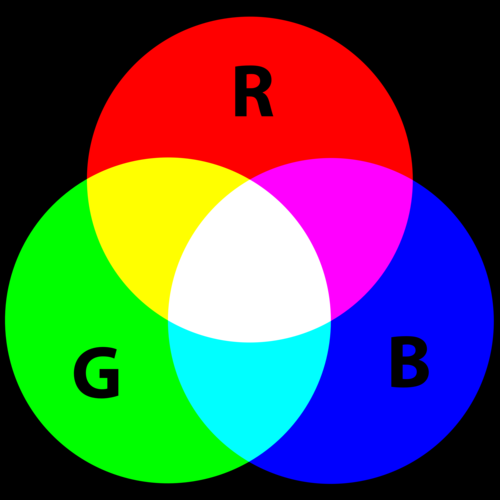
#> input picture practice_2/rgb.png, 500 x 500 px
$ jupyter execute solutions.ipynb
#> lines starting #> are read from the running program, lines starting #| are printed output that depends on the picture; after the words box and inside, x2 and y2 are one past the last pixel; in counts of white or black regions, pixels touching at a corner belong together
[cell 1]
import numpy as np
import matplotlib.pyplot as plt
import cv2

Problem 1

[cell 2]
def onChangeCallback(x):
    pass

cv2.namedWindow('input')
cv2.moveWindow('input', 0, 20)

cv2.namedWindow('trackbars')
cv2.moveWindow('trackbars', 1000, 20)

cv2.namedWindow('mask')
cv2.moveWindow('mask', 500, 20)

cv2.namedWindow('output')
cv2.moveWindow('output', 500, 20)

cv2.createTrackbar('min H', 'trackbars', 0, 255, onChangeCallback)
cv2.createTrackbar('max H', 'trackbars', 0, 255, onChangeCallback)
cv2.createTrackbar('min S', 'trackbars', 0, 255, onChangeCallback)
cv2.createTrackbar('max S', 'trackbars', 0, 255, onChangeCallback)
cv2.createTrackbar('min V', 'trackbars', 0, 255, onChangeCallback)
cv2.createTrackbar('max V', 'trackbars', 0, 255, onChangeCallback)

input = cv2.imread('rgb.png', cv2.IMREAD_COLOR)
#> input is the input picture: shape (500, 500, 3); mean B, G, R 83.7, 83.7, 83.7
hsv = cv2.cvtColor(input, cv2.COLOR_BGR2HSV)
#> hsv: shape (500, 500, 3); mean H, S, V 41.3, 153.4, 170.4

while True:
    hMin = cv2.getTrackbarPos('min H', 'trackbars')
    hMax = cv2.getTrackbarPos('max H', 'trackbars')
    sMin = cv2.getTrackbarPos('min S', 'trackbars')
    sMax = cv2.getTrackbarPos('max S', 'trackbars')
    vMin = cv2.getTrackbarPos('min V', 'trackbars')
    vMax = cv2.getTrackbarPos('max V', 'trackbars')

    lowerBoundaries = np.array([hMin, sMin, vMin])
    upperBoundaries = np.array([hMax, sMax, vMax])

    mask = cv2.inRange(hsv, lowerBoundaries, upperBoundaries)
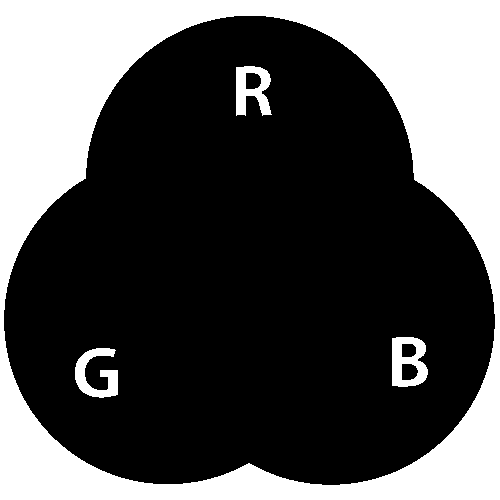
#> mask: shape (500, 500); 32.4% white; 4 white regions, box (x1, y1, x2, y2) and area: (0, 0, 500, 500) 77546, (392, 337, 428, 387) 1185, (236, 66, 272, 116) 1091, (75, 348, 118, 398) 1087

    output = cv2.bitwise_and(input, input, mask = mask)
#> output: shape (500, 500, 3); every value is 0

    cv2.imshow('input', input)
    cv2.imshow('mask', mask)
    cv2.imshow('output', output)

    key = cv2.waitKey(1) & 0xFF
#> (key Esc is pressed here)
    if key == 27:

        break

cv2.destroyAllWindows()

Problem 2

[cell 3]
input = cv2.imread('gray.jpg', cv2.IMREAD_GRAYSCALE)
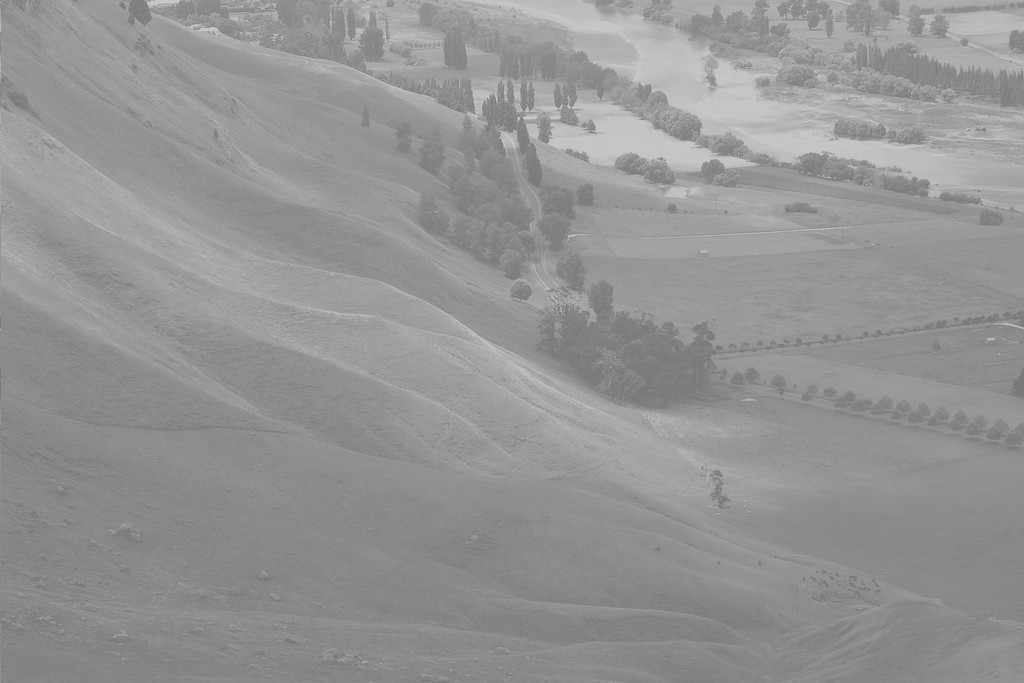
#> input picture practice_2/gray.jpg, 1024 x 683 px
#> input is the input picture: shape (683, 1024); min 114, max 208, mean 148
input_equalized = cv2.imread('gray_equalized.jpg', cv2.IMREAD_GRAYSCALE)
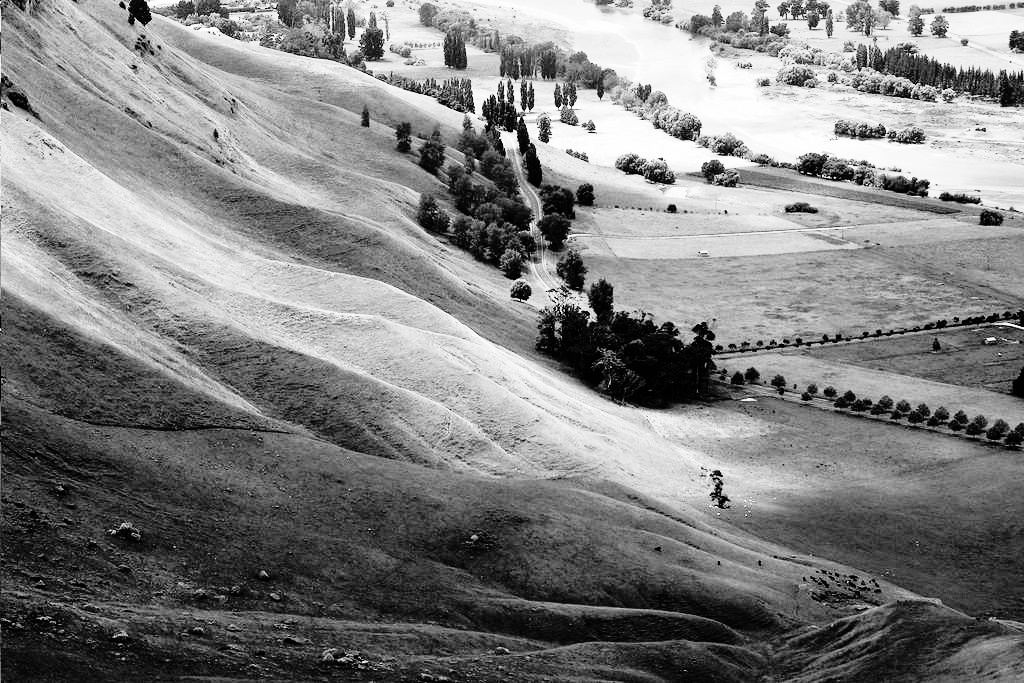
#> input picture practice_2/gray_equalized.jpg, 1024 x 683 px
#> input_equalized is the input picture: shape (683, 1024); min 0, max 255, mean 127.4
output = 255 - input
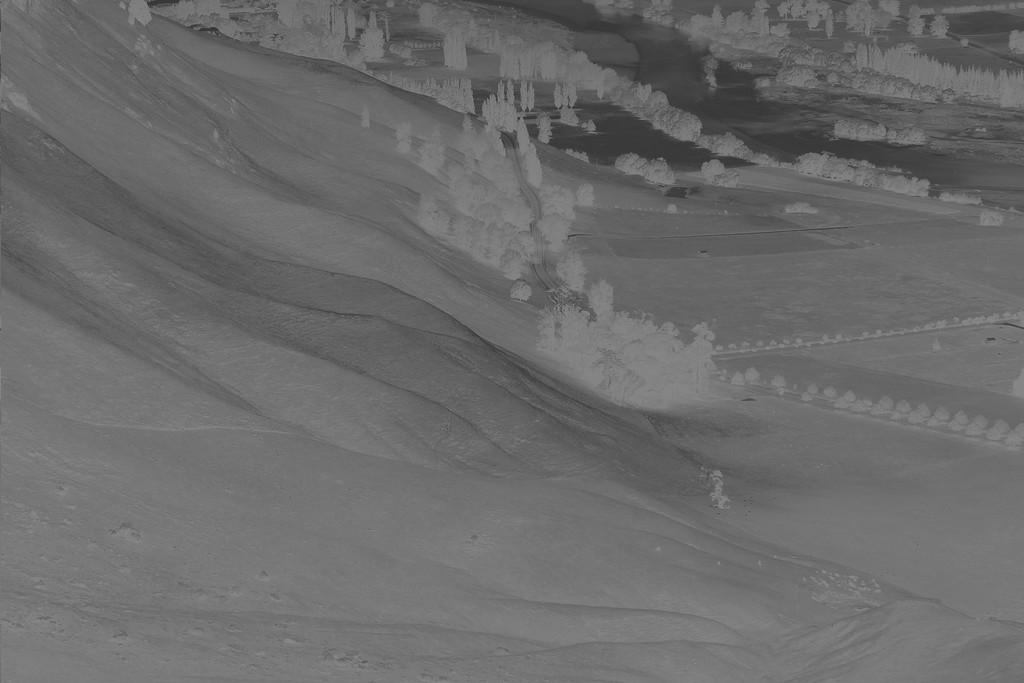
#> output: shape (683, 1024); min 47, max 141, mean 107
output_equalized = 255 - input_equalized
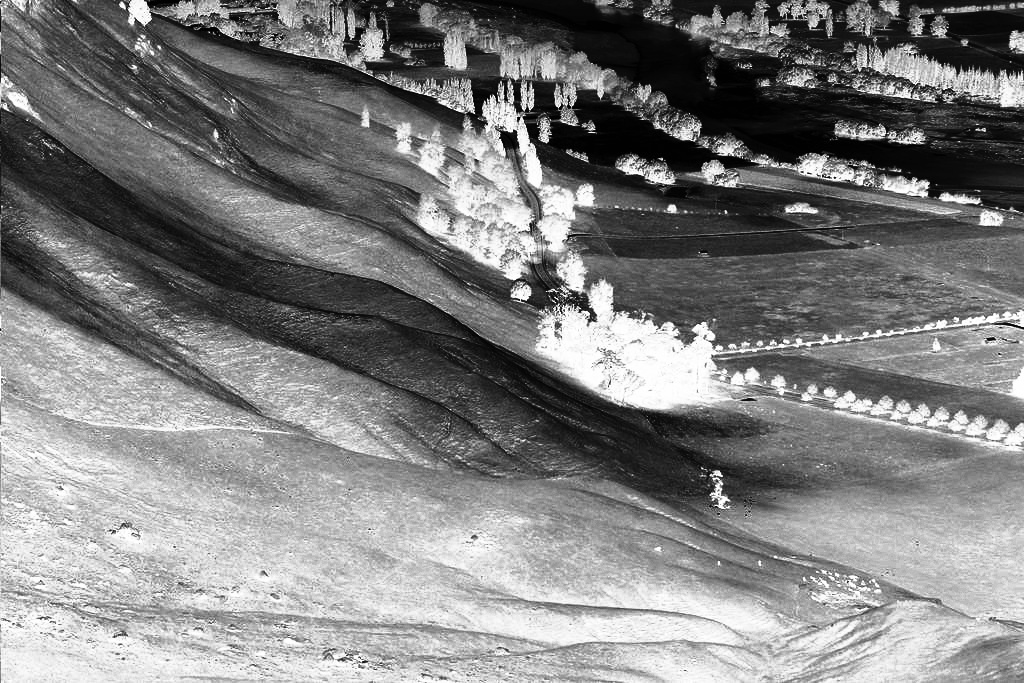
#> output_equalized: shape (683, 1024); min 0, max 255, mean 127.6

plt.figure(figsize = (40, 10))
plt.imshow(np.concatenate((output, output_equalized), axis = 1), 'gray')
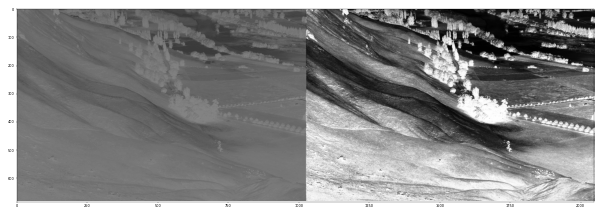
#> figure drawn by matplotlib, 1 panel

Problem 3

[cell 4]
gamma_1 = 0.4
gamma_2 = 2.5
C = 255.0

input = cv2.imread('gray_equalized.jpg', cv2.IMREAD_GRAYSCALE)

output_1 = (C * np.power(input / 255.0, gamma_1)).astype(np.uint8)
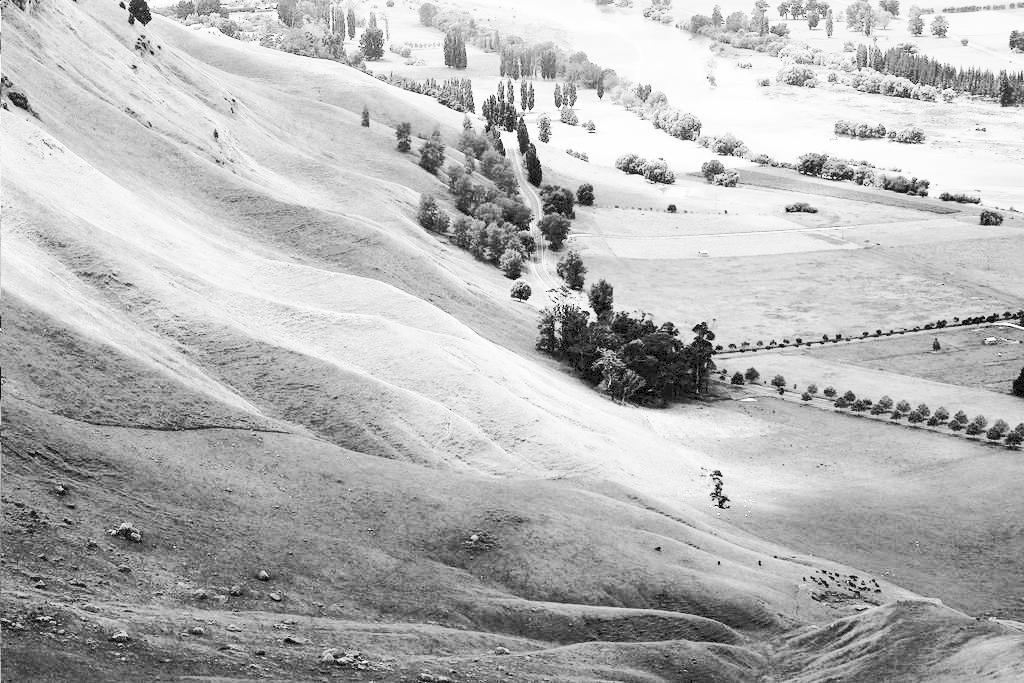
#> output_1: shape (683, 1024); min 0, max 255, mean 181.4
output_2 = (C * np.power(input / 255.0, gamma_2)).astype(np.uint8)
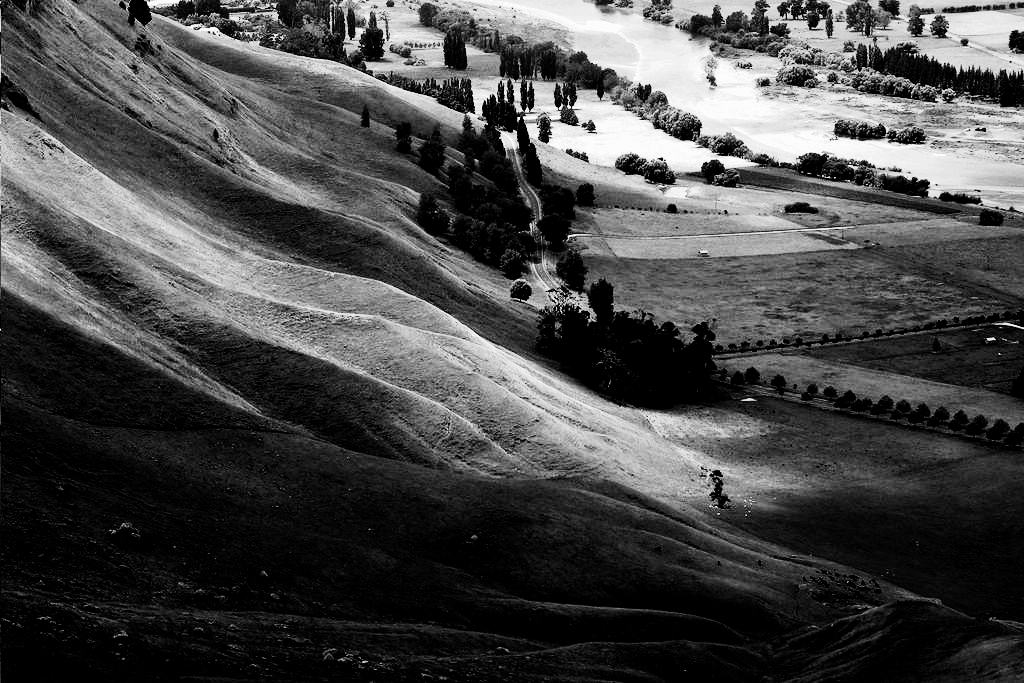
#> output_2: shape (683, 1024); min 0, max 255, mean 72.2

plt.figure(figsize = (40, 10))
plt.imshow(np.concatenate((output_1, input, output_2), axis = 1), 'gray')
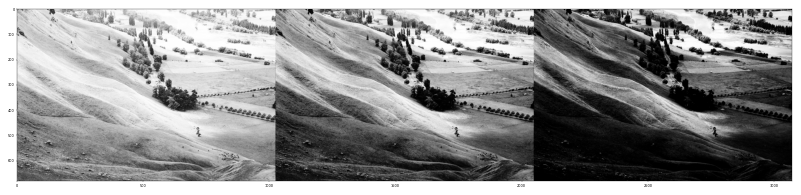
#> figure drawn by matplotlib, 1 panel
